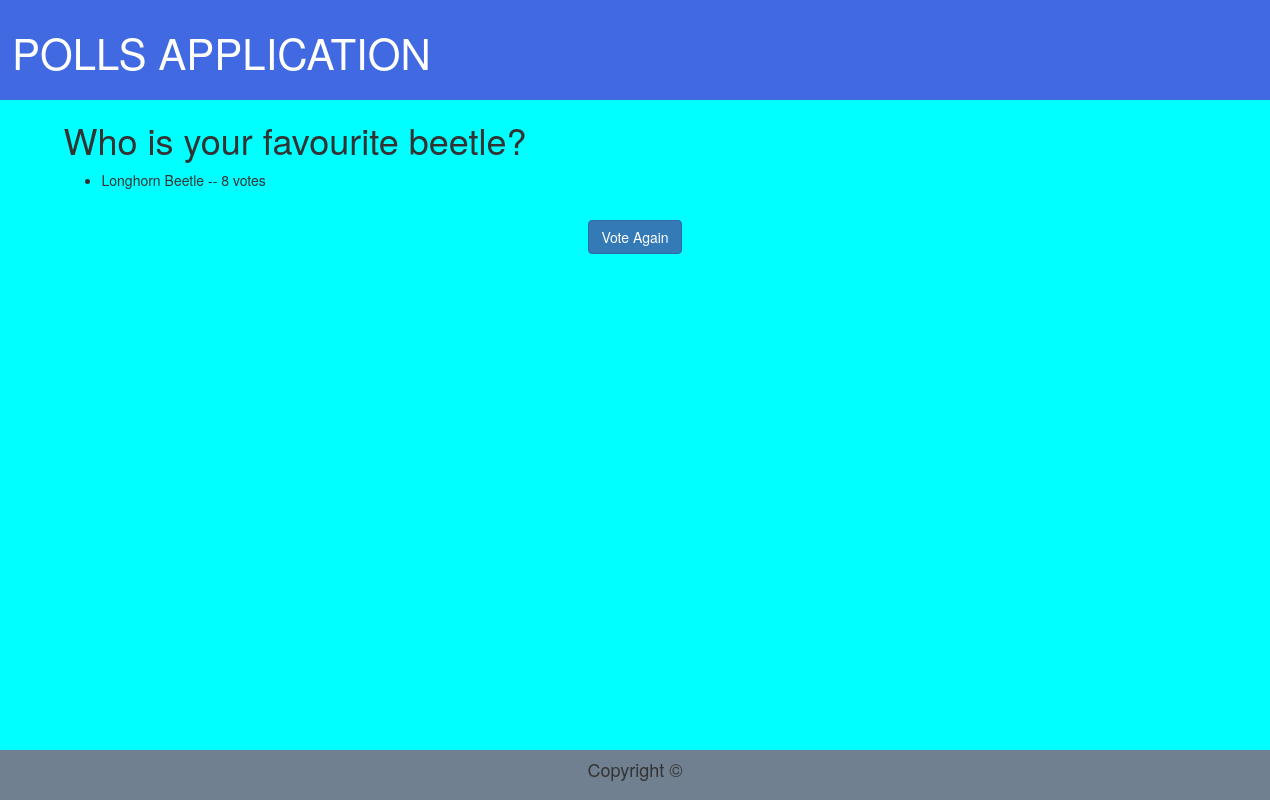
Screenshot of /polls/3/results/ with the database file from the repository.
### polls/models.py (models this page shows, shortened)
class Question(models.Model):
    question_text = models.CharField(max_length=200)
    pub_date = models.DateTimeField('date published')
    def was_published_recently(self):
        now = timezone.now()
        return now - datetime.timedelta(days = 1) <= self.pub_date <= now
    was_published_recently.admin_order_field = 'pub_date'
    was_published_recently.boolean = True
    was_published_recently.short_description = 'Published recently?'

class Choice(models.Model):
    question = models.ForeignKey(Question)
    choice_text = models.CharField(max_length=200)
    votes = models.IntegerField(default=0)

### polls/views.py (the view)
# urls.py: url(r'^(?P<pk>\d+)/results/$', views.ResultsView.as_view(), name = 'results'),
class ResultsView(generic.DetailView):
    model = Question
    template_name = 'polls/results.html'

### polls/templates/polls/results.html
{% load staticfiles %}
{% include 'polls/background.html' %}
<head>
    <link rel="stylesheet" type="text/css" href="{% static 'polls/style.css' %}" />
</head>
<body>
    <h1 class="txt">{{ question.question_text }}</h1>
    <ul>
    {% for choice in question.choice_set.all %}
        <li class="txt">{{ choice.choice_text }} -- {{ choice.votes }} vote{{ choice.votes|pluralize }}</li>
    {% endfor %}
    </ul>
    <a href="{% url 'polls:detail' question.id %}">
        <button class="btn btn-primary body_but">Vote Again</button>
    </a>
</body>

### polls/static/polls/style.css (style rules this page uses)
body { background-color: #00FFFF; position: relative; }
.txt { position: relative; left: 5%; }
.body_but { position: relative; top: 20px; margin: auto; display: table; }

### rows the page displays
Question: question_text "Who is your favourite beetle?"
Choice: choice_text "Longhorn Beetle", votes "8"
